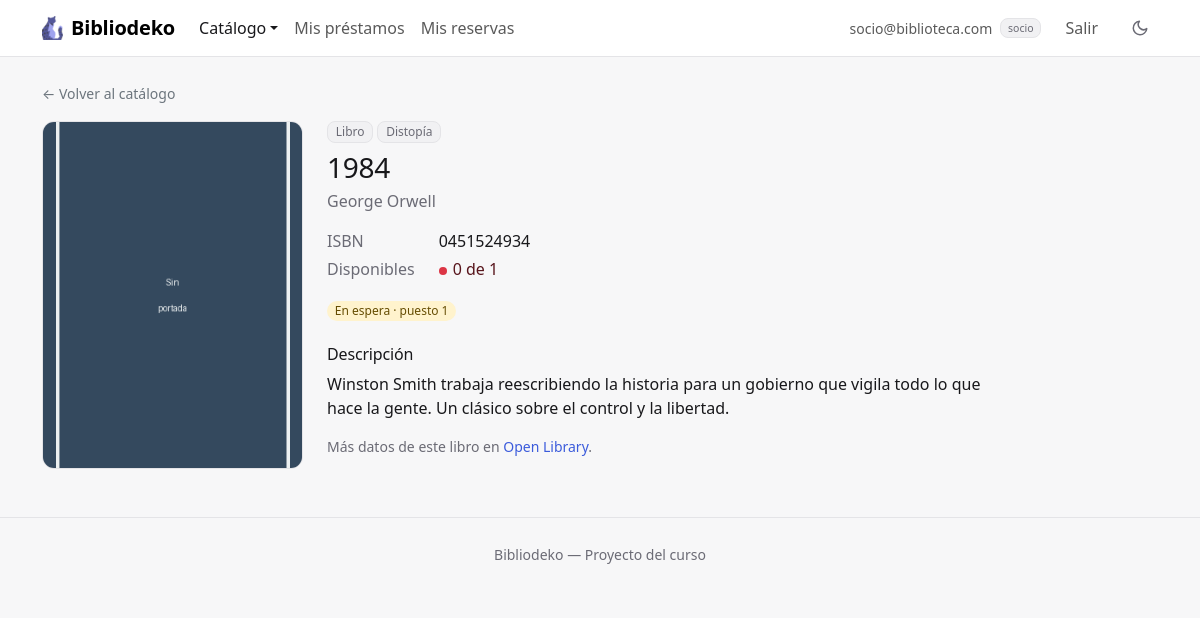
The page /index.php?accion=verItem&id=2 (signed in) on the database its author committed.
### tables this page shows
CREATE TABLE IF NOT EXISTS items (
    id          INT AUTO_INCREMENT PRIMARY KEY,
    tipo        ENUM('libro', 'juego', 'proyecto') NOT NULL DEFAULT 'libro',
    titulo      VARCHAR(150) NOT NULL,
    autor       VARCHAR(100) NOT NULL,
    categoria   VARCHAR(50)  NULL,
    isbn        VARCHAR(13)  NULL UNIQUE,
    descripcion TEXT         NULL,
    stock       INT UNSIGNED NOT NULL DEFAULT 1,
    imagen      VARCHAR(100) NOT NULL DEFAULT 'default.png',
    CHECK (isbn IS NULL OR tipo = 'libro')
);

### controllers/ItemController.php (called while the page is built, shortened)
<?php
require_once __DIR__ . '/../models/Item.php';
require_once __DIR__ . '/../models/Socio.php';
require_once __DIR__ . '/../models/Prestamo.php';
require_once __DIR__ . '/../models/Reserva.php';
function socioYSusReservas($pdo) {
    $socio = null;
    $prestados = [];
    $reservas = [];
    if (isset($_SESSION['usuario']) && !esAdmin()) {
        $socio = Socio::buscarPorUsuarioId($pdo, $_SESSION['usuario']['id']);
    }
    if ($socio) {
        $prestados = Prestamo::itemsPrestadosA($pdo, $socio->getId());
        $reservas = Reserva::activasDelSocio($pdo, $socio->getId());
    }
    return [$socio, $prestados, $reservas];
}
function verItem() {
    global $pdo;
    $item = Item::buscarPorId($pdo, $_GET['id'] ?? '');
    [$socio, $prestadosDelSocio, $reservasDelSocio] = socioYSusReservas($pdo);
    require __DIR__ . '/../views/items/ver.php';
}

### models/Item.php (called while the page is built, shortened)
<?php
require_once __DIR__ . '/Reserva.php';
class Item {
    private $tipo;
    private $titulo;
    private $autor;
    private $categoria;
    private $isbn;
    private $descripcion;
    private $stock;
    private $imagen;
    private $prestados;
    private $apartados;
    public function __construct($id, $tipo, $titulo, $autor, $categoria, $isbn, $descripcion, $stock, $imagen, $prestados, $apartados) {
        $this->tipo = $tipo;
        $this->titulo = $titulo;
        $this->autor = $autor;
        $this->categoria = $categoria;
        $this->isbn = $isbn;
        $this->descripcion = $descripcion;
        $this->stock = $stock;
        $this->imagen = $imagen;
        $this->prestados = $prestados;
        $this->apartados = $apartados;
    }
    public function getTipo() { return $this->tipo; }
    public function getTitulo() { return $this->titulo; }
    public function getAutor() { return $this->autor; }
    public function getCategoria() { return $this->categoria; }
    public function getIsbn() { return $this->isbn; }
    public function getDescripcion() { return $this->descripcion; }
    public function getStock() { return $this->stock; }
    public function getImagen() { return $this->imagen; }
    public function getDisponibles() { return $this->stock - $this->prestados - $this->apartados; }
    private static function selectConUso() {
        return "
            SELECT i.*,
                   (SELECT COUNT(*) FROM prestamos p WHERE p.item_id = i.id AND p.estado = 'activo') AS prestados,
                   (SELECT COUNT(*) FROM reservas r WHERE r.item_id = i.id AND " . Reserva::LISTA_VIGENTE . ") AS apartados
            FROM items i
        ";
    }
    private static function desdeFila($f) {
        return new Item($f['id'], $f['tipo'], $f['titulo'], $f['autor'], $f['categoria'], $f['isbn'], $f['descripcion'], $f['stock'], $f['imagen'], $f['prestados'], $f['apartados']);
    }
    public static function buscarPorId($pdo, $id) {
        $stmt = $pdo->prepare(self::selectConUso() . ' WHERE i.id = ?');
        $stmt->execute([date('Y-m-d'), $id]);
        $f = $stmt->fetch();
        return $f ? self::desdeFila($f) : null;
    }
}

### helpers.php (called while the page is built, shortened)
<?php
function esAdmin() {
    return isset($_SESSION['usuario']) && $_SESSION['usuario']['rol'] === 'admin';
}

### models/Socio.php (called while the page is built, shortened)
<?php
class Socio {
    private $id;
    public function __construct($id, $usuario, $nombre, $direccion, $telefono, $foto) {
        $this->id = $id;
    }
    public function getId() { return $this->id; }
    private static function desdeFila($f) {
        $usuario = new Usuario($f['usuario_id'], $f['rol'], $f['email'], $f['pass']);
        return new Socio($f['id'], $usuario, $f['nombre'], $f['direccion'], $f['telefono'], $f['foto']);
    }
    public static function buscarPorUsuarioId($pdo, $usuarioId) {
        $stmt = $pdo->prepare(self::SELECT . ' WHERE s.usuario_id = ?');
        $stmt->execute([$usuarioId]);
        $f = $stmt->fetch();
        return $f ? self::desdeFila($f) : null;
    }
}

### models/Prestamo.php (called while the page is built, shortened)
<?php
class Prestamo {
    public static function itemsPrestadosA($pdo, $socioId) {
        $stmt = $pdo->prepare("SELECT item_id FROM prestamos WHERE socio_id = ? AND estado = 'activo'");
        $stmt->execute([$socioId]);
        return $stmt->fetchAll(PDO::FETCH_COLUMN);
    }
}

### models/Reserva.php (called while the page is built, shortened)
<?php
require_once __DIR__ . '/Item.php';
class Reserva {
    private static function desdeFila($f) {
        return new Reserva($f['id'], $f['socio_id'], $f['item_id'], $f['fecha_reserva'], $f['fecha_vencimiento'], $f['estado'], $f['socio_nombre'], $f['item_titulo'], $f['puesto']);
    }
    public static function activasDelSocio($pdo, $socioId) {
        $stmt = $pdo->prepare(self::SELECT . ' WHERE r.socio_id = ? AND ' . self::ACTIVA);
        $stmt->execute([$socioId, date('Y-m-d')]);
        $reservas = [];
        foreach ($stmt->fetchAll() as $f) {
            $reservas[$f['item_id']] = self::desdeFila($f);
        }
        return $reservas;
    }
}

### views/items/ver.php (the view, shortened to what this page needs)
<?php
require __DIR__ . '/../header.php';
?>
<p class="mb-3 d-print-none">
  <a href="index.php?accion=listarItems" class="link-secondary small">← Volver al catálogo</a>
</p>
<div class="row g-4">
  <div class="col-6 col-sm-4 col-lg-3">
    <img src="uploads/<?= htmlspecialchars($item->getImagen()) ?>" alt="Portada de «<?= htmlspecialchars($item->getTitulo()) ?>»" class="portada-detalle">
  </div>
  <div class="col-sm-8 col-lg-9">
    <div class="d-flex flex-wrap gap-1 mb-2">
      <span class="badge etiqueta"><?= htmlspecialchars(ucfirst($item->getTipo())) ?></span>
      <?php if ($item->getCategoria()): ?>
        <span class="badge etiqueta"><?= htmlspecialchars($item->getCategoria()) ?></span>
      <?php endif; ?>
    </div>
    <h1 class="h3 mb-1"><?= htmlspecialchars($item->getTitulo()) ?></h1>
    <p class="text-body-secondary mb-3"><?= htmlspecialchars($item->getAutor()) ?></p>
    <dl class="datos-item mb-3">
      <?php if ($item->getIsbn()): ?>
        <dt>ISBN</dt>
        <dd><?= htmlspecialchars($item->getIsbn()) ?></dd>
      <?php endif; ?>
      <dt>Disponibles</dt>
      <?php if ($item->getDisponibles() > 0): ?>
        <dd><span class="punto bg-success"></span><?= htmlspecialchars($item->getDisponibles()) ?> de <?= htmlspecialchars($item->getStock()) ?></dd>
      <?php else: ?>
        <dd class="text-danger-emphasis fw-medium"><span class="punto bg-danger"></span>0 de <?= htmlspecialchars($item->getStock()) ?></dd>
      <?php endif; ?>
    </dl>
    <?php if ($socio): ?>
      <div class="reserva-detalle mb-4">
        <?php require __DIR__ . '/reserva_socio.php'; ?>
      </div>
    <?php elseif (!isset($_SESSION['usuario'])): ?>
      <p class="small text-body-secondary mb-4"><a href="index.php?accion=login">Iniciá sesión</a> para reservarlo.</p>
    <?php endif; ?>
    <?php if ($item->getDescripcion()): ?>
      <h2 class="h6">Descripción</h2>
      <div class="descripcion-item">
        <?php foreach (preg_split('/\R\s*\R/', $item->getDescripcion()) as $parrafo): ?>
          <p><?= nl2br(htmlspecialchars(trim($parrafo))) ?></p>
        <?php endforeach; ?>
      </div>
    <?php endif; ?>
    <?php if ($item->getIsbn()): ?>
      <p class="small text-body-secondary mb-0">
        Más datos de este libro en
        <a href="https://openlibrary.org/isbn/<?= htmlspecialchars($item->getIsbn()) ?>" target="_blank" rel="noopener">Open Library</a>.
      </p>
    <?php endif; ?>
  </div>
</div>
<?php require __DIR__ . '/../footer.php'; ?>

### assets/css/estilo.css (style rules this page uses)
:root, [data-bs-theme="light"] { --acento-rgb: 59, 91, 219; --acento-hover-rgb: 47, 74, 192; --color-sobre-acento: #ffffff; --color-fondo: #f7f7f8; --color-superficie: #ffffff; --color-superficie-2: #f1f1f3; --color-texto: #18181b; --color-texto-suave: #6b6b75; --color-borde: #e4e4e7; --sombra: 0 1px 2px rgba(24, 24, 27, .05); --sombra-elevada: 0 8px 24px rgba(24, 24, 27, .08); --grafico-devuelto: #8fa3ec; --grafico-vencido: #dc2626; --grafico-tarde: #e0a100; }
:root { --fuente-base: system-ui, -apple-system, "Segoe UI", Roboto, "Helvetica Neue", Arial, sans-serif; --radio: .5rem; --radio-grande: .75rem; --alto-campo: 38px; --proporcion-portada: 3 / 4; }
:root, [data-bs-theme="light"], [data-bs-theme="dark"] { --color-acento: rgb(var(--acento-rgb)); --color-acento-hover: rgb(var(--acento-hover-rgb)); --color-acento-suave: rgba(var(--acento-rgb), .12); --bs-body-font-family: var(--fuente-base); --bs-body-bg: var(--color-superficie); --bs-body-color: var(--color-texto); --bs-emphasis-color: var(--color-texto); --bs-secondary-color: var(--color-texto-suave); --bs-secondary-bg: var(--color-superficie-2); --bs-tertiary-bg: var(--color-superficie-2); --bs-border-color: var(--color-borde); --bs-border-radius: var(--radio); --bs-border-radius-lg: var(--radio-grande); --bs-primary-rgb: var(--acento-rgb); --bs-link-color-rgb: var(--acento-rgb); --bs-link-hover-color-rgb: var(--acento-hover-rgb); --bs-focus-ring-color: rgba(var(--acento-rgb), .25); }
body { background-color: var(--color-fondo); -webkit-font-smoothing: antialiased; }
h1, h2, h3, h4, h5, h6 { font-weight: 600; letter-spacing: -.01em; }
a { text-decoration: none; }
.portada-detalle { width: 100%; aspect-ratio: var(--proporcion-portada); object-fit: cover; border: 1px solid var(--color-borde); border-radius: var(--radio-grande); background-color: var(--color-superficie-2); }
.datos-item { display: grid; grid-template-columns: max-content 1fr; gap: .25rem 1.5rem; }
.datos-item dt { font-weight: 500; color: var(--color-texto-suave); }
.datos-item dd { margin: 0; }
.reserva-detalle { max-width: 16rem; }
.descripcion-item { max-width: 42rem; }
.badge { font-weight: 500; }
.etiqueta { background-color: var(--color-superficie-2); color: var(--color-texto-suave); border: 1px solid var(--color-borde); }
.punto { display: inline-block; width: .5rem; height: .5rem; margin-right: .375rem; border-radius: 50%; vertical-align: middle; }

### rows shown on the page
items: imagen (placeholder picture), tipo "Libro", categoria "Distopía", titulo "1984", autor "George Orwell", isbn "0451524934", stock "1", descripcion "Winston Smith trabaja reescribiendo la historia para un gobierno que vigila todo lo que hace la gente. Un clásico sobre el control y la libertad."

### other values the page prints
$_SESSION['usuario']['email'] "socio@biblioteca.com"
$_SESSION['usuario']['rol'] "socio"
$reserva->getPuesto() "1"
